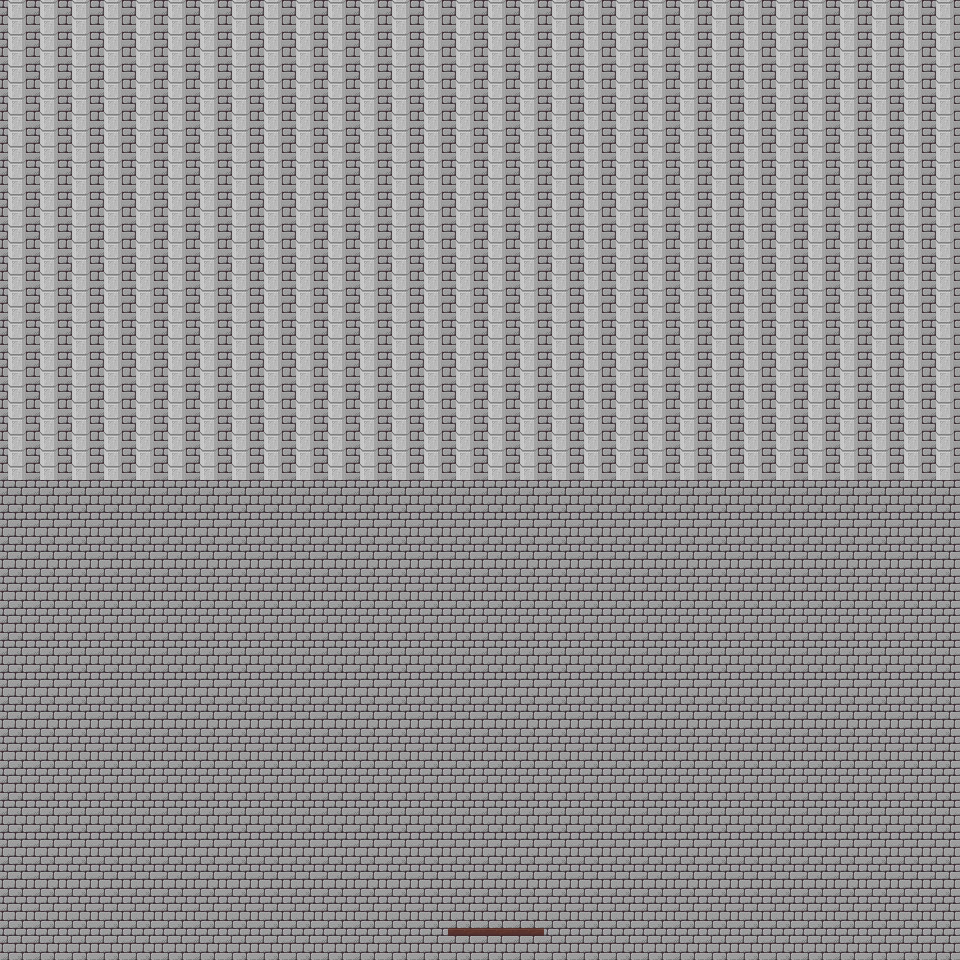

This game map was drawn from its Tiled (.tmx) file and the tilesets committed beside it. A one-line description and the trimmed map source follow:
An orthogonal 30x30 tile map with 32x32 px tiles, 2 tile layers (Calque de Tile 1, Collision).

<map version="1.0" tiledversion="1.0.3" orientation="orthogonal" renderorder="right-down" width="30" height="30" tilewidth="32" tileheight="32" nextobjectid="1">
 <properties>
  <property name="pnj1X" type="int" value="2" />
  <property name="pnj1Y" type="int" value="19" />
  <property name="pnj2X" type="int" value="12" />
  <property name="pnj2Y" type="int" value="19" />
  <property name="pnj3X" type="int" value="26" />
  <property name="pnj3Y" type="int" value="19" />
  <property name="warp1Length" type="int" value="3" />
  <property name="warp1X" type="int" value="14" />
  <property name="warp1Y" type="int" value="29" />
 </properties>
 <tileset firstgid="1" name="chateau" tilewidth="32" tileheight="32" tilecount="81" columns="9">
  <image source="../../sprites/tilesets/chateau.png" width="288" height="288" />
 </tileset>
 <layer name="Calque de Tile 1" width="30" height="30">
  <properties>
   <property name="pnj1X" type="int" value="0" />
   <property name="pnj1Y" type="int" value="0" />
   <property name="warp1Length" type="int" value="3" />
   <property name="warp1X" type="int" value="0" />
   <property name="warp1Y" type="int" value="0" />
  </properties>
  <data>[900 cells, 900 non-empty, 3 distinct tile ids]</data>
 </layer>
 <layer name="Collision" width="30" height="30">
  <data>[900 cells, 450 non-empty, 1 distinct tile ids]</data>
 </layer>
</map>
